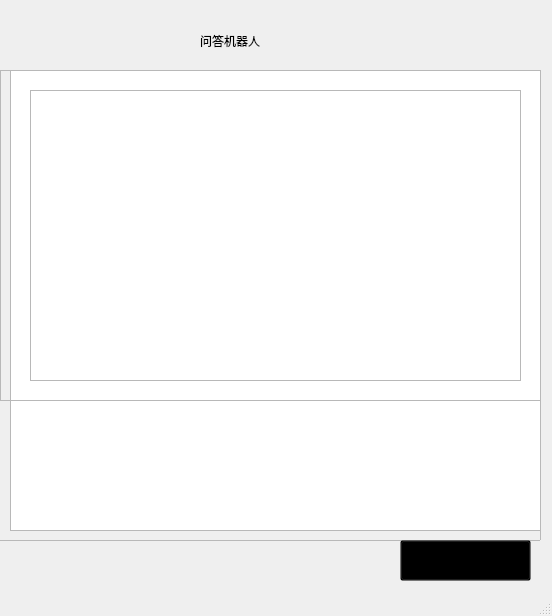
<?xml version="1.0" encoding="UTF-8"?>
<ui version="4.0">
 <class>MainWindow</class>
 <widget class="QMainWindow" name="MainWindow">
  <property name="geometry">
   <rect>
    <x>0</x>
    <y>0</y>
    <width>552</width>
    <height>616</height>
   </rect>
  </property>
  <property name="windowTitle">
   <string>MainWindow</string>
  </property>
  <widget class="QWidget" name="centralwidget">
   <widget class="QFrame" name="frame_2">
    <property name="geometry">
     <rect>
      <x>0</x>
      <y>70</y>
      <width>541</width>
      <height>331</height>
     </rect>
    </property>
    <property name="frameShape">
     <enum>QFrame::StyledPanel</enum>
    </property>
    <property name="frameShadow">
     <enum>QFrame::Raised</enum>
    </property>
    <widget class="QTextBrowser" name="textBrowser_2">
     <property name="geometry">
      <rect>
       <x>10</x>
       <y>0</y>
       <width>531</width>
       <height>331</height>
      </rect>
     </property>
    </widget>
    <widget class="QTextBrowser" name="textBrowser">
     <property name="geometry">
      <rect>
       <x>30</x>
       <y>20</y>
       <width>491</width>
       <height>291</height>
      </rect>
     </property>
    </widget>
   </widget>
   <widget class="QFrame" name="frame_3">
    <property name="geometry">
     <rect>
      <x>-10</x>
      <y>400</y>
      <width>551</width>
      <height>141</height>
     </rect>
    </property>
    <property name="frameShape">
     <enum>QFrame::StyledPanel</enum>
    </property>
    <property name="frameShadow">
     <enum>QFrame::Raised</enum>
    </property>
    <widget class="QPlainTextEdit" name="plainTextEdit">
     <property name="geometry">
      <rect>
       <x>20</x>
       <y>0</y>
       <width>531</width>
       <height>131</height>
      </rect>
     </property>
     <property name="styleSheet">
      <string notr="true">font: 15pt &quot;Agency FB&quot;;</string>
     </property>
     <property name="plainText">
      <string/>
     </property>
    </widget>
   </widget>
   <widget class="QPushButton" name="pushButton">
    <property name="geometry">
     <rect>
      <x>400</x>
      <y>540</y>
      <width>131</width>
      <height>41</height>
     </rect>
    </property>
    <property name="styleSheet">
     <string notr="true">font: 18pt &quot;幼圆&quot;;
background:rgba(0,0,0,0);</string>
    </property>
    <property name="text">
     <string/>
    </property>
   </widget>
   <widget class="QLabel" name="label_2">
    <property name="geometry">
     <rect>
      <x>200</x>
      <y>20</y>
      <width>181</width>
      <height>41</height>
     </rect>
    </property>
    <property name="styleSheet">
     <string notr="true">font: 20pt &quot;华光淡古印_CNKI&quot; rgb(0, 0, 0);</string>
    </property>
    <property name="text">
     <string>问答机器人</string>
    </property>
   </widget>
   <widget class="QLabel" name="logolb">
    <property name="geometry">
     <rect>
      <x>89</x>
      <y>5</y>
      <width>101</width>
      <height>61</height>
     </rect>
    </property>
    <property name="maximumSize">
     <size>
      <width>110</width>
      <height>78</height>
     </size>
    </property>
    <property name="text">
     <string/>
    </property>
   </widget>
  </widget>
  <widget class="QMenuBar" name="menubar">
   <property name="geometry">
    <rect>
     <x>0</x>
     <y>0</y>
     <width>552</width>
     <height>26</height>
    </rect>
   </property>
  </widget>
  <widget class="QStatusBar" name="statusbar"/>
 </widget>
 <resources/>
 <connections/>
</ui>
